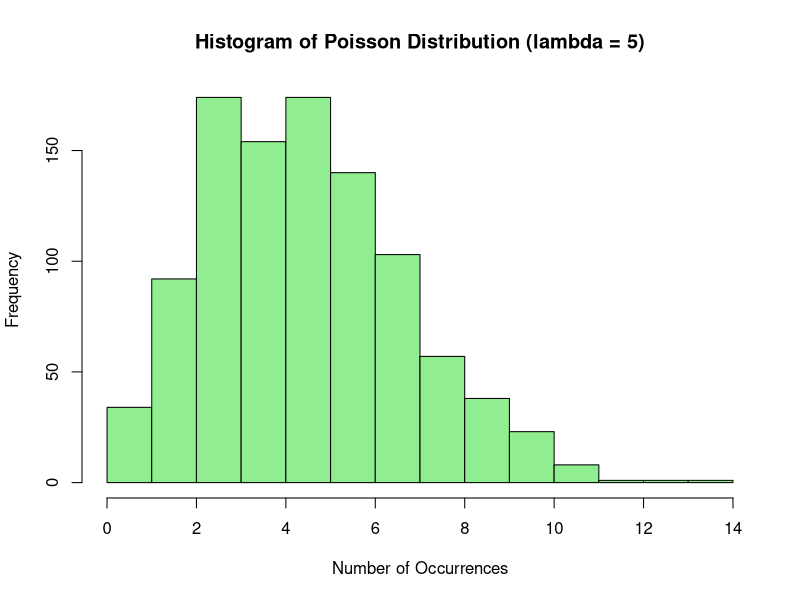

The R script that drew this image:
# a Poisson Distribution is a probability distribution that describes the likelihood of a given number of events occurring within a fixed interval of time or space, assuming that these events happen independently of each other and at a constant average rate

# Set the parameter for the Poisson distribution
lambda <- 5  # The average rate (mean) of occurrences

# Generate a sample of 1000 observations from the Poisson distribution
poisson_sample <- rpois(1000, lambda)

# Display the first few observations
head(poisson_sample)

# Summary statistics
summary(poisson_sample)

# Plot the Poisson distribution
hist(poisson_sample, breaks = 0:max(poisson_sample), col = "lightgreen", border = "black",
     main = "Histogram of Poisson Distribution (lambda = 5)",
     xlab = "Number of Occurrences",
     ylab = "Frequency")
